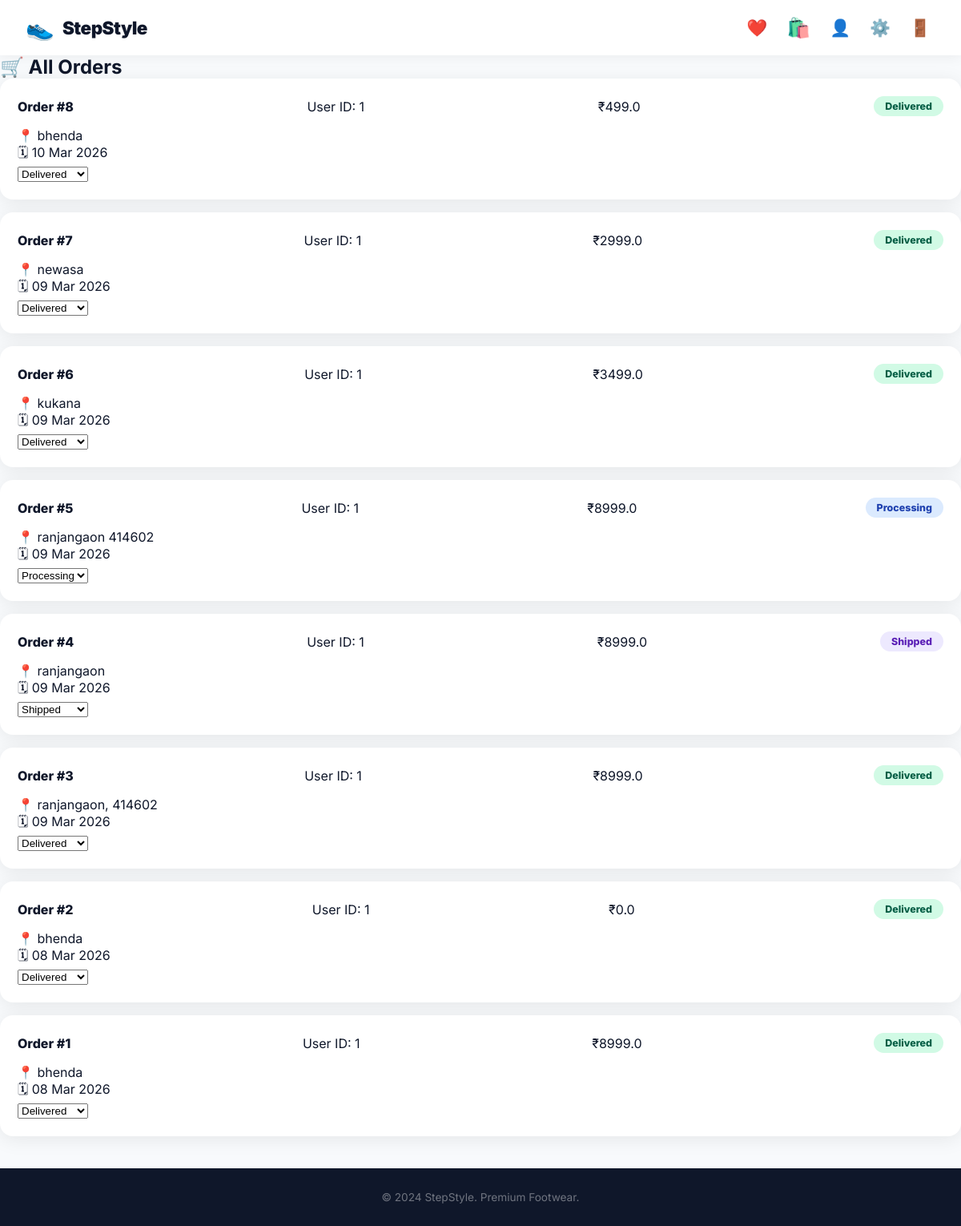
Page /admin/orders (signed in) on the earlier database version.
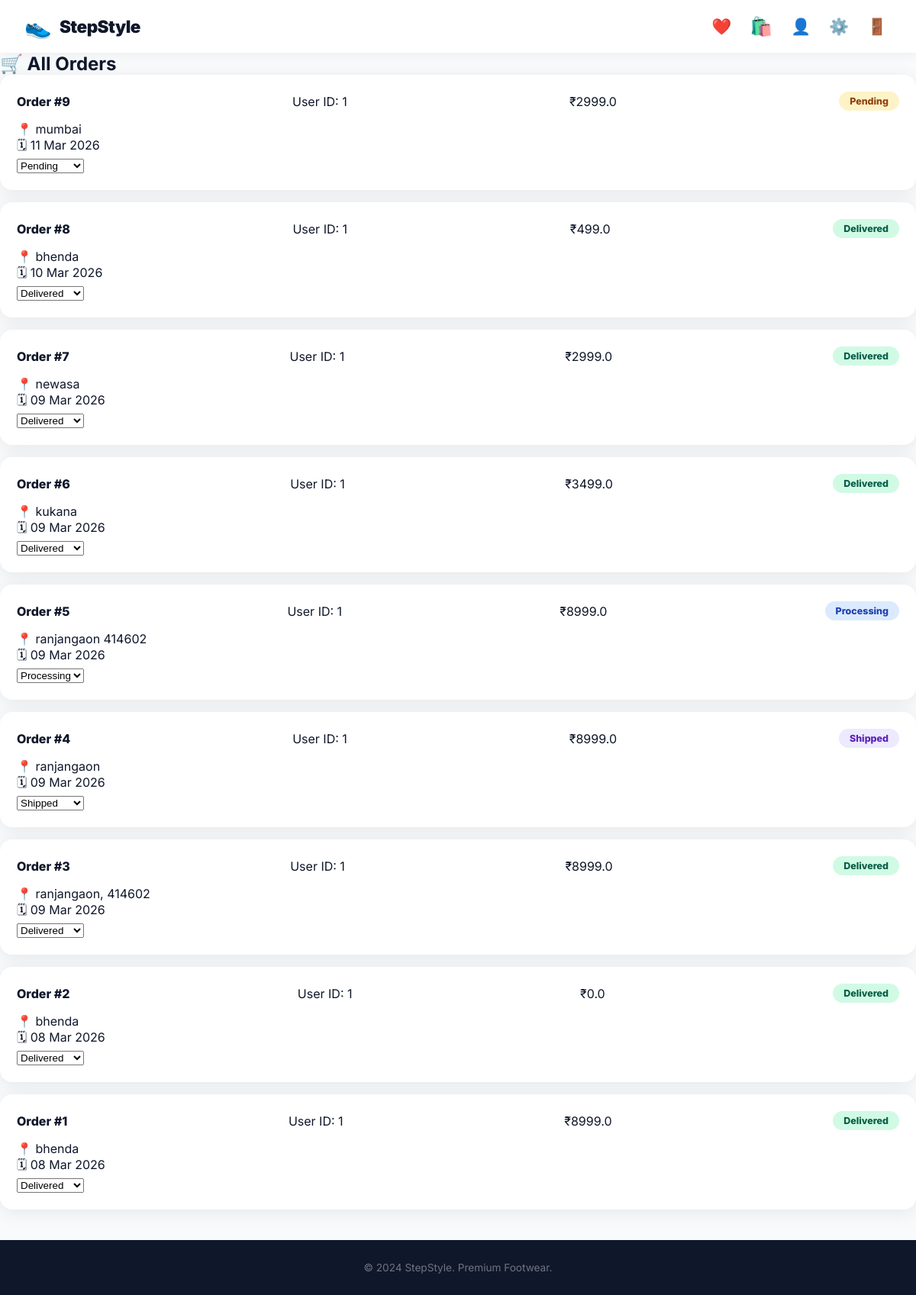
Same page on the later database version.
### app.py (models this page shows)
class Order(db.Model):
    id = db.Column(db.Integer, primary_key=True)
    user_id = db.Column(db.Integer)
    items = db.Column(db.Text)
    total = db.Column(db.Float)
    status = db.Column(db.String(50), default='Pending')
    address = db.Column(db.Text)
    date = db.Column(db.DateTime, default=datetime.utcnow)

### app.py (the view)
@app.route('/admin/orders')
def admin_orders():
    if not session.get('is_admin'):
        return redirect(url_for('login'))
    orders = Order.query.order_by(Order.date.desc()).all()
    return render_template('admin/orders.html', orders=orders)

### app.py (called while the page is built)
def get_cart():
    return session.get('cart', {})

def cart_count():
    return sum(i['qty'] for i in get_cart().values())

### templates/admin/orders.html
{% extends 'base.html' %}
{% block content %}
<div class="container">
    <h2>🛒 All Orders</h2>
    {% for order in orders %}
    <div class="order-card">
        <div class="order-top">
            <span><strong>Order #{{ order.id }}</strong></span>
            <span>User ID: {{ order.user_id }}</span>
            <span>₹{{ order.total }}</span>
            <span class="status {{ order.status|lower }}">{{ order.status }}</span>
        </div>
        <p>📍 {{ order.address }}</p>
        <p>🗓 {{ order.date.strftime('%d %b %Y') }}</p>
        <form method="POST" action="{{ url_for('update_status', oid=order.id) }}">
            <select name="status" onchange="this.form.submit()">
                {% for s in ['Pending','Processing','Shipped','Delivered'] %}
                <option value="{{ s }}" {% if order.status == s %}selected{% endif %}>
                    {{ s }}
                </option>
                {% endfor %}
            </select>
        </form>
    </div>
    {% endfor %}
</div>
{% endblock %}

### templates/base.html (shortened to what this page needs)
<!DOCTYPE html>
<html>
<head>
    <link rel="stylesheet" href="{{ url_for('static', filename='css/style.css') }}">
</head>
<body>
<nav class="navbar">
    <a href="{{ url_for('index') }}" class="logo">
        <span class="logo-icon">👟</span>
        <span class="logo-text">StepStyle</span>
    </a>
    <div class="nav-right">
        {% if session.user_id %}
            <a href="{{ url_for('wishlist') }}" class="nav-icon-btn">❤️</a>
            <a href="{{ url_for('cart') }}" class="cart-btn">
                🛍️
            </a>
            <a href="{{ url_for('profile') }}" class="nav-icon-btn">👤</a>
            {% if session.is_admin %}
            <a href="{{ url_for('admin_dashboard') }}" class="nav-icon-btn">⚙️</a>
            {% endif %}
            <a href="{{ url_for('logout') }}" class="nav-icon-btn">🚪</a>
        {% else %}
            <a href="{{ url_for('login') }}" class="nav-btn-outline">Login</a>
            <a href="{{ url_for('register') }}" class="nav-btn-fill">Register</a>
        {% endif %}
    </div>
</nav>
<div class="main">{% block content %}{% endblock %}</div>
<footer>
    <p>© 2024 StepStyle. Premium Footwear.</p>
</footer>
</body>
</html>

### static/css/style.css (style rules this page uses)
* { margin: 0; padding: 0; box-sizing: border-box; }
:root { --primary: #0f172a; --accent: #f59e0b; --accent2: #e94560; --light: #f8fafc; --white: #ffffff; --gray: #64748b; --border: #e2e8f0; --radius: 16px; --shadow: 0 4px 24px rgba(0,0,0,0.08); --shadow-lg: 0 12px 40px rgba(0,0,0,0.15); }
body { font-family: 'Inter', sans-serif; background: var(--light); color: var(--primary); }
.navbar { background: var(--white); padding: 14px 32px; display: flex; justify-content: space-between; align-items: center; box-shadow: 0 2px 16px rgba(0,0,0,0.06); position: sticky; top: 0; z-index: 100; }
.logo { display: flex; align-items: center; gap: 10px; text-decoration: none; }
.logo-icon { font-size: 1.8rem; }
.logo-text { font-size: 1.4rem; font-weight: 900; color: var(--primary); letter-spacing: -0.5px; }
.nav-right { display: flex; align-items: center; gap: 12px; }
.cart-btn { position: relative; font-size: 1.5rem; text-decoration: none; padding: 6px; }
.nav-icon-btn { font-size: 1.3rem; text-decoration: none; padding: 6px; }
.main { min-height: calc(100vh - 130px); }
.order-card { background: white; border-radius: var(--radius); padding: 20px; margin-bottom: 16px; box-shadow: var(--shadow); border: 2px solid transparent; transition: all 0.2s; }
.order-top { display: flex; justify-content: space-between; align-items: center; margin-bottom: 14px; }
.order-top strong { font-size: 1rem; font-weight: 800; }
.status { padding: 5px 14px; border-radius: 20px; font-size: 0.78rem; font-weight: 800; }
.status.pending { background: #fef3c7; color: #92400e; }
.status.processing { background: #dbeafe; color: #1e40af; }
.status.shipped { background: #ede9fe; color: #5b21b6; }
.status.delivered { background: #d1fae5; color: #065f46; }
footer { background: var(--primary); color: rgba(255,255,255,0.4); text-align: center; padding: 28px; font-size: 0.85rem; margin-top: 40px; }

Differences in the rows shown:
added Order: id "9", user_id "1", total "2999.0", status "Pending", address "mumbai", date "11 Mar 2026"
